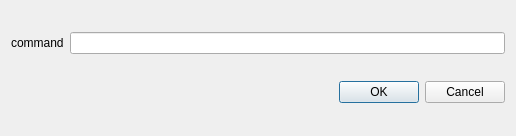
<?xml version="1.0" encoding="UTF-8"?>
<ui version="4.0">
 <class>ConfigDialog</class>
 <widget class="QDialog" name="ConfigDialog">
  <property name="geometry">
   <rect>
    <x>0</x>
    <y>0</y>
    <width>516</width>
    <height>136</height>
   </rect>
  </property>
  <property name="windowTitle">
   <string>Dialog</string>
  </property>
  <layout class="QGridLayout" name="gridLayout">
   <item row="0" column="0">
    <widget class="QLabel" name="label_2">
     <property name="text">
      <string>command</string>
     </property>
    </widget>
   </item>
   <item row="0" column="1">
    <widget class="QLineEdit" name="commandEdit"/>
   </item>
   <item row="1" column="0" colspan="2">
    <widget class="QDialogButtonBox" name="buttonBox">
     <property name="orientation">
      <enum>Qt::Horizontal</enum>
     </property>
     <property name="standardButtons">
      <set>QDialogButtonBox::Cancel|QDialogButtonBox::Ok</set>
     </property>
    </widget>
   </item>
  </layout>
 </widget>
 <resources/>
 <connections>
  <connection>
   <sender>buttonBox</sender>
   <signal>accepted()</signal>
   <receiver>ConfigDialog</receiver>
   <slot>accept()</slot>
   <hints>
    <hint type="sourcelabel">
     <x>248</x>
     <y>254</y>
    </hint>
    <hint type="destinationlabel">
     <x>157</x>
     <y>274</y>
    </hint>
   </hints>
  </connection>
  <connection>
   <sender>buttonBox</sender>
   <signal>rejected()</signal>
   <receiver>ConfigDialog</receiver>
   <slot>reject()</slot>
   <hints>
    <hint type="sourcelabel">
     <x>316</x>
     <y>260</y>
    </hint>
    <hint type="destinationlabel">
     <x>286</x>
     <y>274</y>
    </hint>
   </hints>
  </connection>
 </connections>
</ui>
